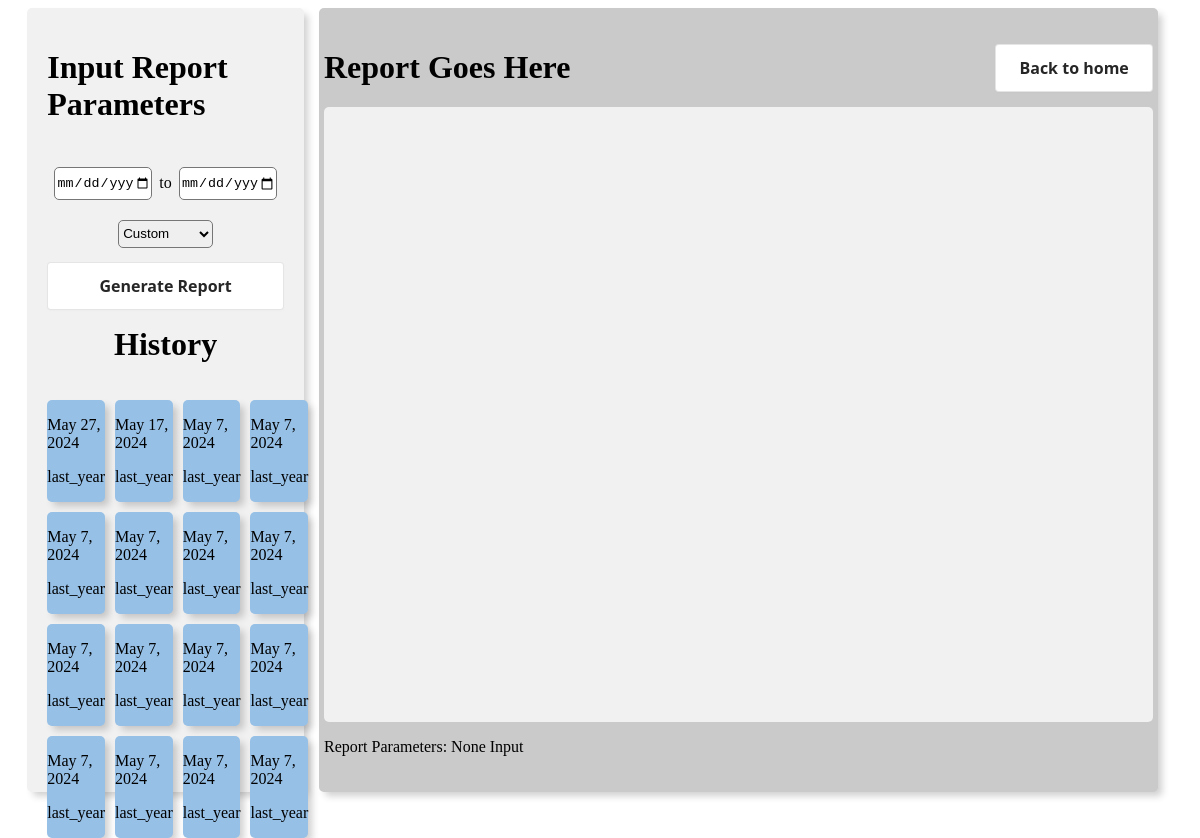
/generate_report/ (signed in), run on an earlier commit of the app's database.
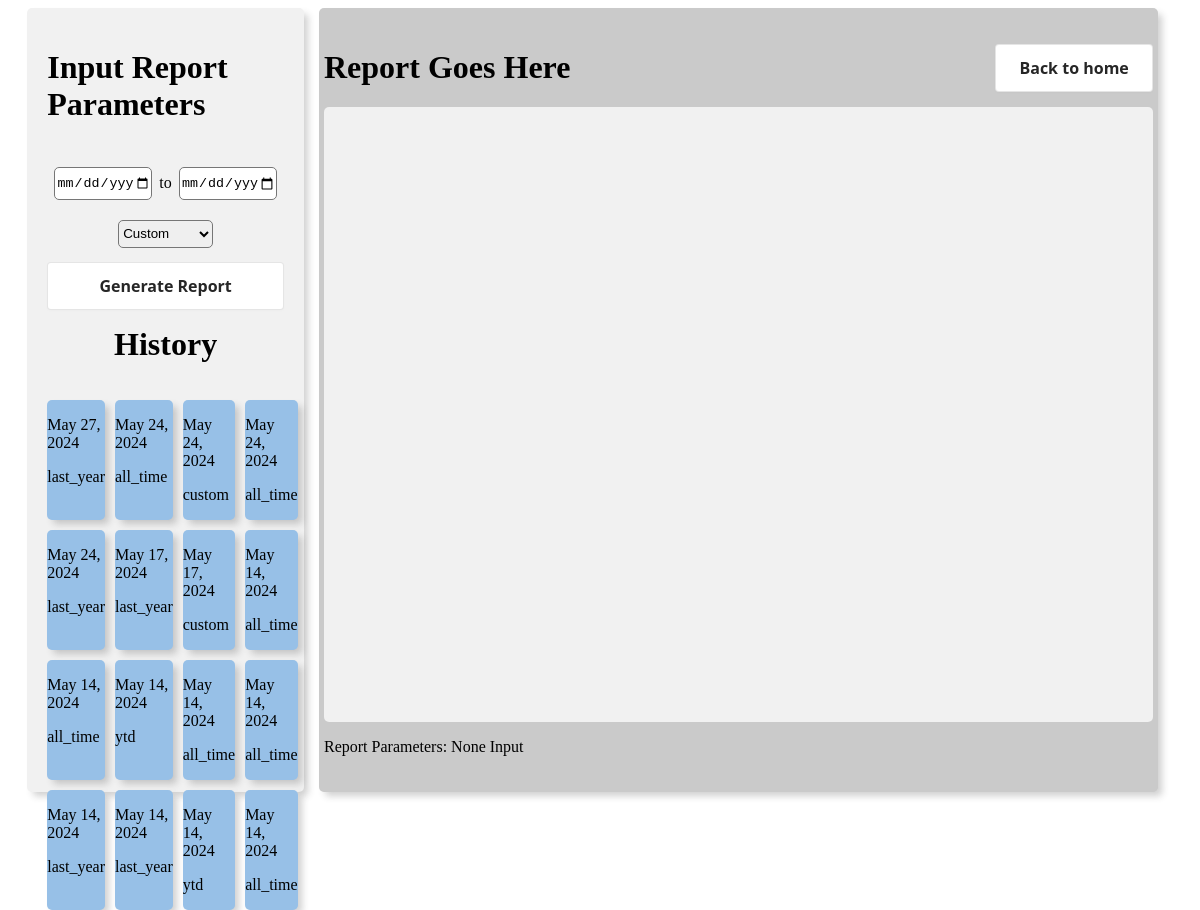
And on a later commit of the database.
### cs_app/models.py (models this page shows)
class PastParameter(models.Model):
    text_field = models.TextField()
    date_field = models.DateField()
    parameters_json = models.JSONField()

### cs_app/views.py (the view)
# urls.py: path('generate_report/', views.generate_report_view, name='generate_report'),
@login_required
def generate_report_view(request):
    data = PastParameter.objects.order_by("-date_field")[:16]
    user = request.user
    context = {
        "user": user,
        "data": data,
    }
    return render(request, "generate_report.html", context)

### cs_app/templates/generate_report.html (shortened to what this page needs)
{% load static %}
<!DOCTYPE html>
<html>
    <head>
        <link
            rel="stylesheet"
            type="text/css"
            href="//cdn.datatables.net/2.0.5/css/dataTables.dataTables.min.css"
        />
        <link rel="stylesheet" href="{% static 'css/common_style.css' %}" />
        <link
            rel="stylesheet"
            href="{% static 'css/generate_report_style.css' %}"
        />
    </head>
    <body>
        <div class="container-1">
            <div class="param-card">
                <h1>Input Report Parameters</h1>
                <div id="form">
                    <div id="form__date-inputs">
                        <input
                            type="date"
                            id="start_date"
                            name="start_date"
                            required
                        />
                        <p>to</p>
                        <input
                            type="date"
                            id="end_date"
                            name="end_date"
                            required
                        />
                    </div>
                    <div id="form__range-input">
                        <select id="time_range" name="time_range">
                            <option value="custom" selected>Custom</option>
                        </select>
                    </div>
                    <button class="button-3" onclick="generateTable()">
                        Generate Report
                    </button>
                </div>
                <h1 style="margin: 0px">History</h1>
                <div id="history">
                    {% for param in data %}
                    <div
                        class="history__card"
                        id="hcard-{{ forloop.counter }}"
                        onClick="createReportFromHistory('{{ param.text_field|escapejs }}', '{{ param.parameters_json|escapejs }}')"
                    >
                        <p>{{ param.date_field }}</p>
                        <p>{{ param.text_field }}</p>
                    </div>
                    {% endfor %}
                </div>
            </div>
            <div class="report-card">
                <div class="report-card__header">
                    <h1 class="">Report Goes Here</h1>
                    <button class="button-3" onclick="redirectTo('/home/')">
                        Back to home
                    </button>
                </div>
                <div id="report"></div>
                <p id="report-card__parameters">
                    Report Parameters: None Input
                </p>
            </div>
        </div>
    </body>
</html>

### cs_app/static/css/common_style.css (style rules this page uses)
.container-1 { height: 98vh; display: flex; align-items: center; justify-content: center; }
.button-3 { min-height: 3rem; padding: calc(0.875rem - 1px) calc(1.5rem - 1px); color: rgba(0, 0, 0, 0.85); background-color: #ffffff; border: 1px solid rgba(0, 0, 0, 0.1); border-radius: 0.25rem; box-shadow: rgba(0, 0, 0, 0.02) 0 1px 3px 0; box-sizing: border-box; cursor: pointer; font-family: system-ui, -apple-system, system-ui, "Helvetica Neue", Helvetica, Arial, sans-serif; font-size: 16px; font-weight: 600; line-height: 1.25; transition: all 250ms; display: inline-flex; justify-content: center; }

### cs_app/static/css/generate_report_style.css (style rules this page uses)
.param-card { width: 20%; height: 95%; padding: 20px; background-color: #f1f1f1; background-size: 100%; background-repeat: no-repeat; border-radius: 5px; box-shadow: 5px 5px 7px -1px rgba(51, 51, 51, 0.23); display: flex; flex-direction: column; align-items: center; justify-content: space-between; }
#form { height: 20%; width: 100%; display: flex; flex-direction: column; }
#form__date-inputs { height: 30%; width: 100%; display: flex; align-items: center; justify-content: space-evenly; }
#form__range-input { height: 100%; width: 100%; display: flex; flex-direction: column; align-items: center; justify-content: center; }
#time_range { width: 40%; height: 50%; border-radius: 5px; border-width: 1px; border-style: solid; }
#start_date, #end_date { width: 40%; height: 70%; border-radius: 5px; border-width: 1px; border-style: solid; }
#history { height: 50%; width: 100%; margin-top: 20px; display: grid; grid-template-columns: repeat(4, 1fr); gap: 10px; }
.history__card { width: 100%; height: 100%; background-color: #97c0e7; background-size: 100%; border-radius: 5px; box-shadow: 5px 5px 7px -1px rgba(51, 51, 51, 0.23); }
.report-card { width: 70%; height: 95%; margin: 15px; padding: 20px 5px 20px 5px; background-color: #cacaca; background-size: 100%; background-repeat: no-repeat; border-radius: 5px; box-shadow: 5px 5px 7px -1px rgba(51, 51, 51, 0.23); display: flex; flex-direction: column; justify-content: center; }
.report-card__header { display: flex; justify-content: space-between; align-items: center; }
#report { width: 100%; height: 100%; border-radius: 5px; background-color: #f1f1f1; display: flex; justify-content: center; align-items: center; align-self: center; }

What changed in the data, as far as the page shows it:
removed PastParameter: date_field "May 7, 2024", text_field "last_year"
removed PastParameter: date_field "May 7, 2024", text_field "last_year"
removed PastParameter: date_field "May 7, 2024", text_field "last_year"
removed PastParameter: date_field "May 7, 2024", text_field "last_year"
removed PastParameter: date_field "May 7, 2024", text_field "last_year"
removed PastParameter: date_field "May 7, 2024", text_field "last_year"
removed PastParameter: date_field "May 7, 2024", text_field "last_year"
removed PastParameter: date_field "May 7, 2024", text_field "last_year"
removed PastParameter: date_field "May 7, 2024", text_field "last_year"
removed PastParameter: date_field "May 7, 2024", text_field "last_year"
removed PastParameter: date_field "May 7, 2024", text_field "last_year"
removed PastParameter: date_field "May 7, 2024", text_field "last_year"
removed PastParameter: date_field "May 7, 2024", text_field "last_year"
removed PastParameter: date_field "May 7, 2024", text_field "last_year"
added PastParameter: date_field "May 24, 2024", text_field "all_time"
added PastParameter: date_field "May 24, 2024", text_field "custom"
added PastParameter: date_field "May 24, 2024", text_field "all_time"
added PastParameter: date_field "May 24, 2024", text_field "last_year"
added PastParameter: date_field "May 17, 2024", text_field "custom"
added PastParameter: date_field "May 14, 2024", text_field "all_time"
added PastParameter: date_field "May 14, 2024", text_field "all_time"
added PastParameter: date_field "May 14, 2024", text_field "ytd"
added PastParameter: date_field "May 14, 2024", text_field "all_time"
added PastParameter: date_field "May 14, 2024", text_field "all_time"
added PastParameter: date_field "May 14, 2024", text_field "last_year"
added PastParameter: date_field "May 14, 2024", text_field "last_year"
added PastParameter: date_field "May 14, 2024", text_field "ytd"
added PastParameter: date_field "May 14, 2024", text_field "all_time"
